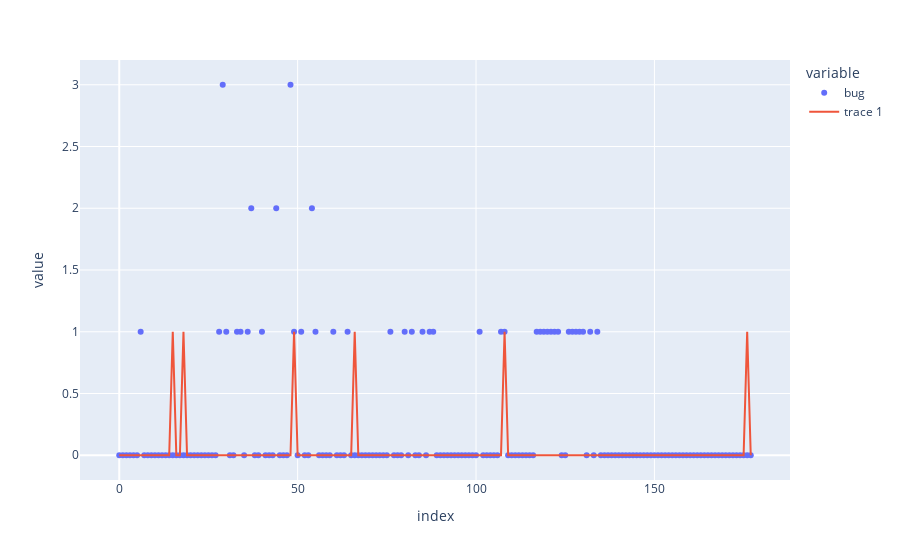
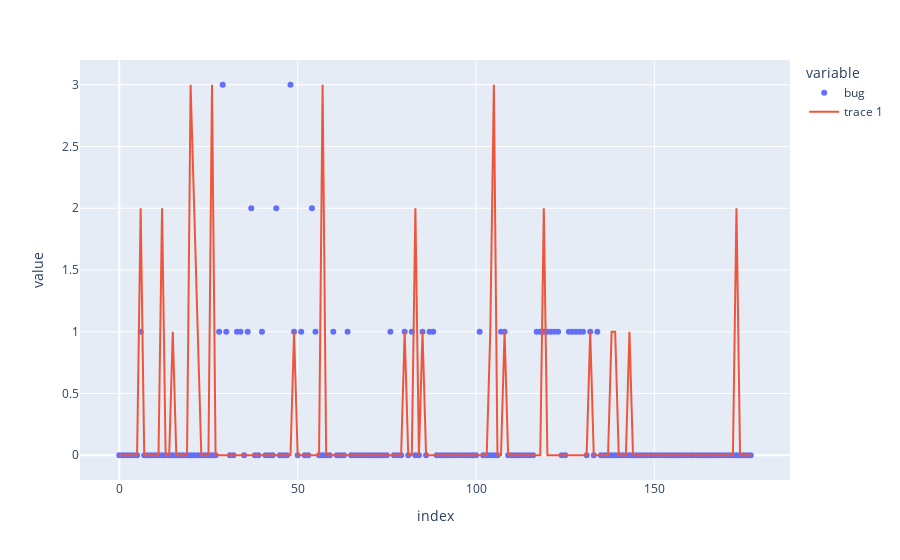
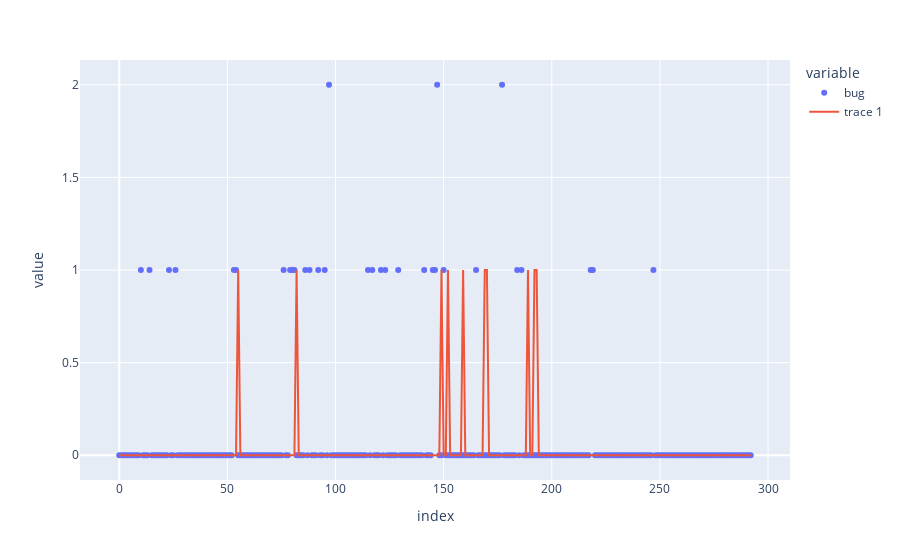
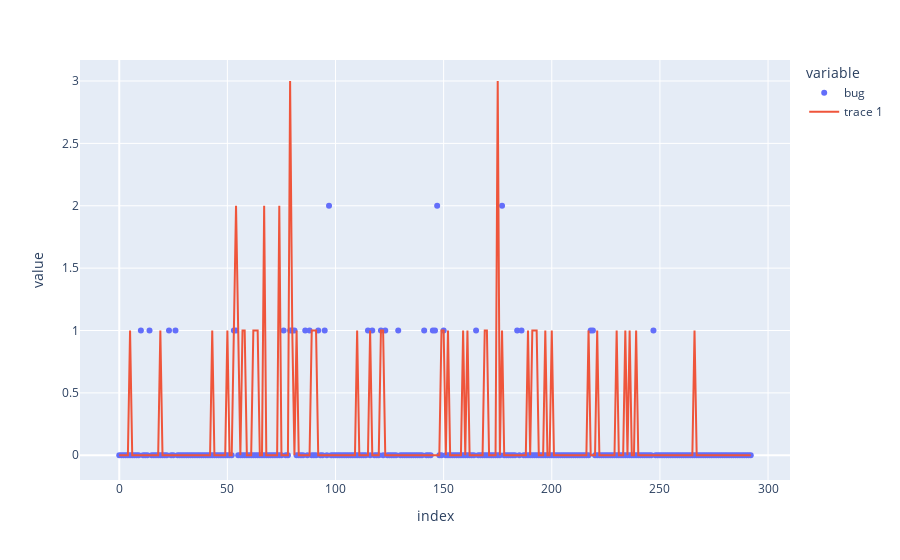

The notebook cell saved with these charts, in order:
### Code cell
for v in version_tuple:
    print("__________________________")
    previous = ant_dataframe.loc[ant_dataframe.version == v[0]]
    current = ant_dataframe.loc[ant_dataframe.version == v[1]]
    previous = previous.sort_values('name').reset_index()
    current = current.sort_values('name').reset_index()
    previous = previous.drop(['index'], axis = 1)
    current = current.drop(['index'], axis = 1)
    modules_previous = previous.name.unique()
    modules_current = current.name.unique()
    for k in distances[-1]:
        print("PREVIOUS:", previous.version[0])
        print("CURRENT:", current.version[0])
        print("DISTANCE:", k)
        D = f.create_D(current, previous, features, k)
        idx = f.runDS3(D, reg = .5, verbose = False)
        print('______WITH DS3_____')
        run_Regressor(previous, current, idx, ds3 = True, verbose = True, plot = True )
        print('______WITHOUT DS3______')
        run_Regressor(previous, current, None, ds3 = False, verbose = True, plot = True )

### Figure 1 — Plotly figure (JSON) as saved in the notebook; plotly's stock layout.template omitted (floating-point values rounded to 4 significant figures; data arrays with more than 128 entries replaced by an {"elided": "..."} marker saying what was removed)
{"data": [{"hovertemplate": "variable=bug<br>index=%{x}<br>value=%{y}<extra></extra>", "legendgroup": "bug", "marker": {"color": "#636efa", "symbol": "circle"}, "mode": "markers", "name": "bug", "orientation": "v", "showlegend": true, "type": "scatter", "x": {"elided": "178 int values"}, "xaxis": "x", "y": {"elided": "178 int values"}, "yaxis": "y"}, {"type": "scatter", "x": {"elided": "178 int values"}, "y": {"elided": "178 int values"}}], "layout": {"autosize": true, "legend": {"title": {"text": "variable"}, "tracegroupgap": 0}, "margin": {"t": 60}, "xaxis": {"anchor": "y", "autorange": true, "domain": [0, 1], "range": [-11.8, 188.8], "title": {"text": "index"}, "type": "linear"}, "yaxis": {"anchor": "x", "autorange": true, "domain": [0, 1], "range": [-0.2127, 3.213], "title": {"text": "value"}, "type": "linear"}}}

### Figure 2 — Plotly figure (JSON) as saved in the notebook; plotly's stock layout.template omitted (floating-point values rounded to 4 significant figures; data arrays with more than 128 entries replaced by an {"elided": "..."} marker saying what was removed)
{"data": [{"hovertemplate": "variable=bug<br>index=%{x}<br>value=%{y}<extra></extra>", "legendgroup": "bug", "marker": {"color": "#636efa", "symbol": "circle"}, "mode": "markers", "name": "bug", "orientation": "v", "showlegend": true, "type": "scatter", "x": {"elided": "178 int values"}, "xaxis": "x", "y": {"elided": "178 int values"}, "yaxis": "y"}, {"type": "scatter", "x": {"elided": "178 int values"}, "y": {"elided": "178 int values"}}], "layout": {"autosize": true, "legend": {"title": {"text": "variable"}, "tracegroupgap": 0}, "margin": {"t": 60}, "xaxis": {"anchor": "y", "autorange": true, "domain": [0, 1], "range": [-11.8, 188.8], "title": {"text": "index"}, "type": "linear"}, "yaxis": {"anchor": "x", "autorange": true, "domain": [0, 1], "range": [-0.2127, 3.213], "title": {"text": "value"}, "type": "linear"}}}

### Figure 3 — Plotly figure (JSON) as saved in the notebook; plotly's stock layout.template omitted (floating-point values rounded to 4 significant figures; data arrays with more than 128 entries replaced by an {"elided": "..."} marker saying what was removed)
{"data": [{"hovertemplate": "variable=bug<br>index=%{x}<br>value=%{y}<extra></extra>", "legendgroup": "bug", "marker": {"color": "#636efa", "symbol": "circle"}, "mode": "markers", "name": "bug", "orientation": "v", "showlegend": true, "type": "scatter", "x": {"elided": "293 int values"}, "xaxis": "x", "y": {"elided": "293 int values"}, "yaxis": "y"}, {"type": "scatter", "x": {"elided": "293 int values"}, "y": {"elided": "293 int values"}}], "layout": {"autosize": true, "legend": {"title": {"text": "variable"}, "tracegroupgap": 0}, "margin": {"t": 60}, "xaxis": {"anchor": "y", "autorange": true, "domain": [0, 1], "range": [-19.47, 311.5], "title": {"text": "index"}, "type": "linear"}, "yaxis": {"anchor": "x", "autorange": true, "domain": [0, 1], "range": [-0.1418, 2.142], "title": {"text": "value"}, "type": "linear"}}}

### Figure 4 — Plotly figure (JSON) as saved in the notebook; plotly's stock layout.template omitted (floating-point values rounded to 4 significant figures; data arrays with more than 128 entries replaced by an {"elided": "..."} marker saying what was removed)
{"data": [{"hovertemplate": "variable=bug<br>index=%{x}<br>value=%{y}<extra></extra>", "legendgroup": "bug", "marker": {"color": "#636efa", "symbol": "circle"}, "mode": "markers", "name": "bug", "orientation": "v", "showlegend": true, "type": "scatter", "x": {"elided": "293 int values"}, "xaxis": "x", "y": {"elided": "293 int values"}, "yaxis": "y"}, {"type": "scatter", "x": {"elided": "293 int values"}, "y": {"elided": "293 int values"}}], "layout": {"autosize": true, "legend": {"title": {"text": "variable"}, "tracegroupgap": 0}, "margin": {"t": 60}, "xaxis": {"anchor": "y", "autorange": true, "domain": [0, 1], "range": [-19.47, 311.5], "title": {"text": "index"}, "type": "linear"}, "yaxis": {"anchor": "x", "autorange": true, "domain": [0, 1], "range": [-0.2098, 3.169], "title": {"text": "value"}, "type": "linear"}}}
